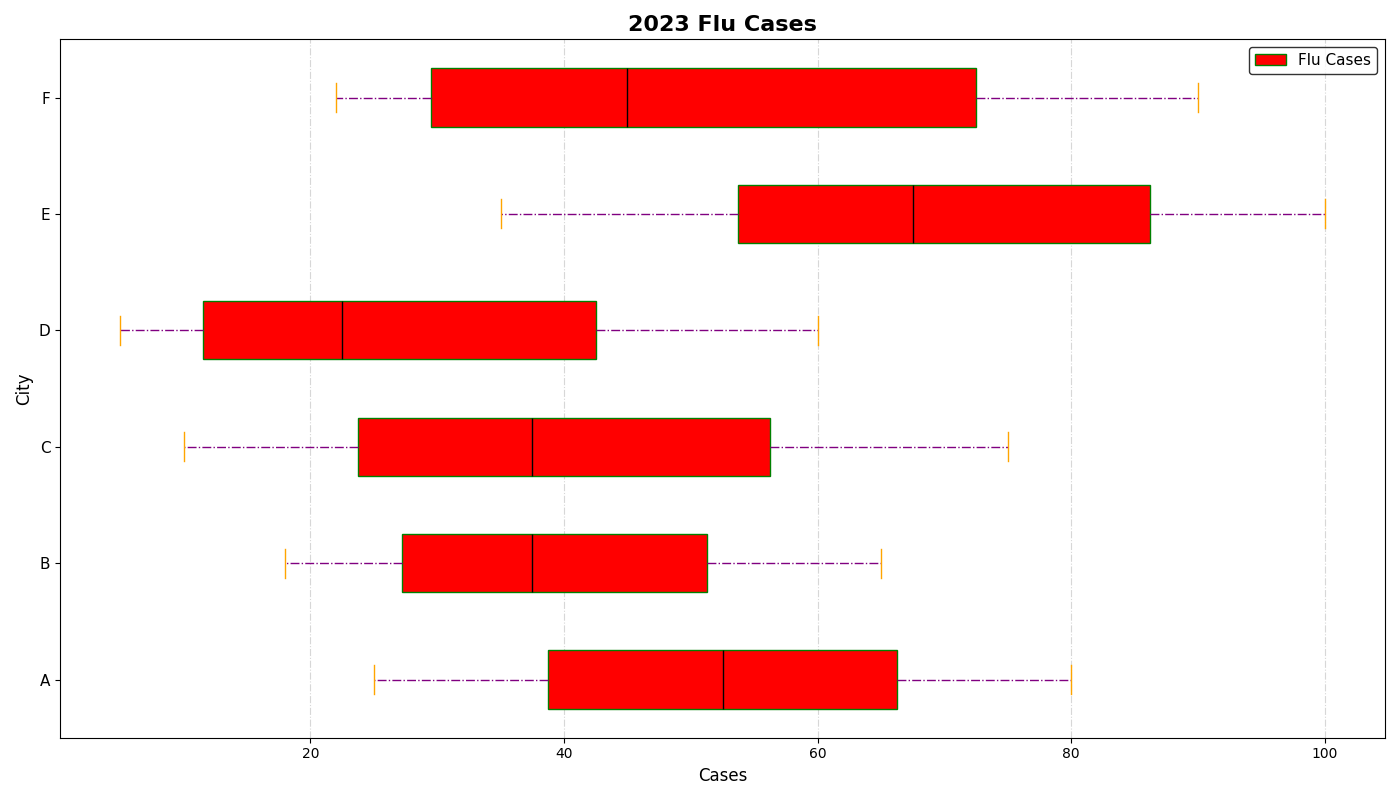

This figure's Python source:
import matplotlib.pyplot as plt
import numpy as np

cities = ['A', 'B', 'C', 'D', 'E', 'F']

flu_cases_data = {
    'City A': [30, 25, 40, 35, 50, 60, 45, 55, 65, 70, 75, 80],
    'City B': [20, 18, 25, 28, 30, 35, 40, 45, 50, 55, 60, 65],
    'City C': [15, 10, 20, 25, 30, 35, 40, 45, 55, 60, 70, 75],
    'City D': [10, 5, 8, 12, 18, 20, 25, 30, 40, 50, 55, 60],
    'City E': [40, 35, 55, 50, 60, 65, 70, 75, 85, 90, 95, 100],
    'City F': [25, 22, 30, 28, 35, 40, 50, 60, 70, 80, 85, 90]
}

data_for_box = [
    flu_cases_data['City A'], 
    flu_cases_data['City B'], 
    flu_cases_data['City C'], 
    flu_cases_data['City D'], 
    flu_cases_data['City E'], 
    flu_cases_data['City F']
]

fig, ax = plt.subplots(figsize=(14, 8))

# Stylistic changes
box = ax.boxplot(data_for_box, vert=False, patch_artist=True, notch=False,
                 boxprops=dict(facecolor='red', color='green'),
                 whiskerprops=dict(color='purple', linestyle='-.'),
                 capprops=dict(color='orange'),
                 medianprops=dict(color='black'),
                 flierprops=dict(markerfacecolor='green', marker='x', markersize=8, alpha=0.9))

ax.set_title('2023 Flu Cases', fontsize=16, fontweight='bold')
ax.set_ylabel('City', fontsize=12)
ax.set_xlabel('Cases', fontsize=12)

ax.set_yticks(np.arange(1, len(cities) + 1))
ax.set_yticklabels(cities, fontsize=11)

ax.xaxis.grid(True, linestyle='-.', alpha=0.5)

# Add a legend to the plot
ax.legend(['Flu Cases'], loc='best', frameon=True, fontsize=11, edgecolor='black')

plt.tight_layout()

plt.show()
